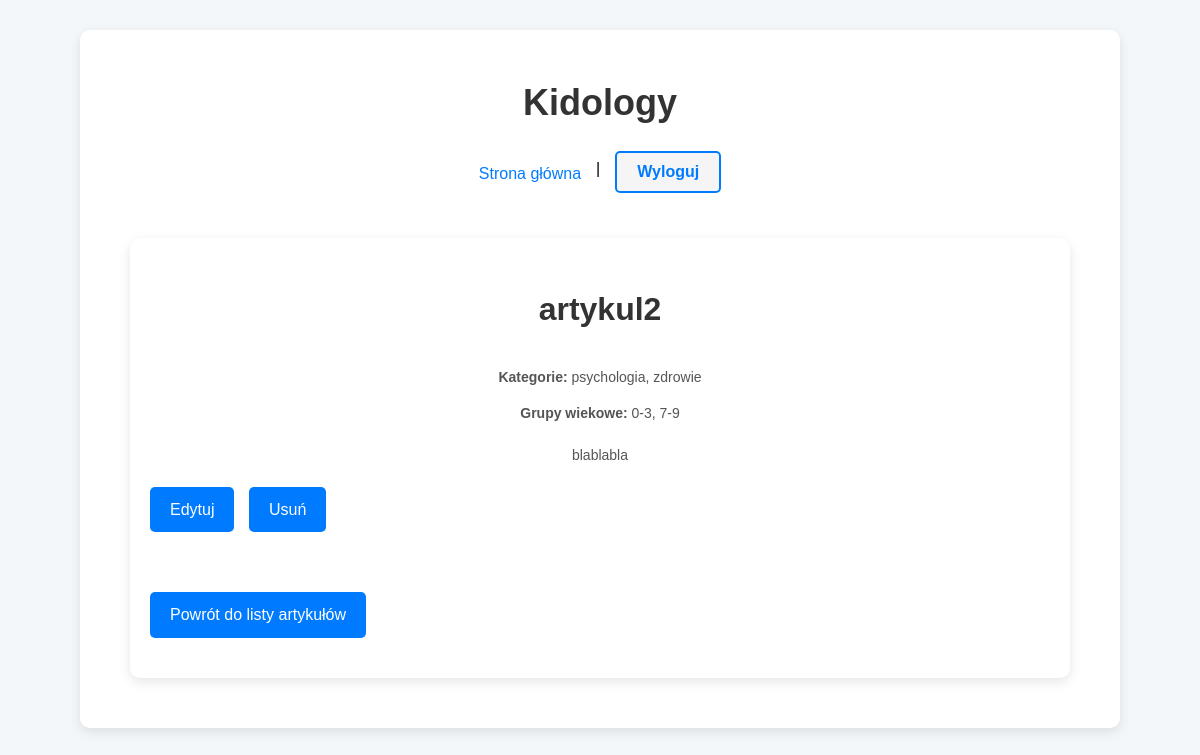
/article/2/ (signed in), run on the app's committed database.
### main/models.py (models this page shows, shortened)
class Article(models.Model):
    title = models.CharField(max_length=200)
    content = models.TextField()
    categories = models.ManyToManyField(Category)
    age_groups = models.ManyToManyField(AgeGroup)
    created_at = models.DateTimeField(auto_now_add=True)
    updated_at = models.DateTimeField(auto_now=True)

class Category(models.Model):
    name = models.CharField(max_length=100)

class AgeGroup(models.Model):
    name = models.CharField(max_length=50)

### main/views.py (the view)
# urls.py: path('article/<int:pk>/', views.ArticleDetailView.as_view(), name='article_detail'),
class ArticleDetailView(LoginRequiredMixin, DetailView):
    model = Article
    template_name = 'kidology/article_detail.html'

### main/templates/kidology/article_detail.html (shortened to what this page needs)
{% extends 'kidology/base.html' %}
{% block content %}
<div class="container">
    <h2>{{ article.title }}</h2>
    <div class="article-meta" style="margin: 20px 0;">
        <p>
            <strong>Kategorie:</strong>
            {% for category in article.categories.all %}
                {{ category.name }}{% if not forloop.last %}, {% endif %}
            {% endfor %}
        </p>
        <p>
            <strong>Grupy wiekowe:</strong>
            {% for age_group in article.age_groups.all %}
                {{ age_group.name }}{% if not forloop.last %}, {% endif %}
            {% endfor %}
        </p>
    </div>
    <div class="article-content" style="margin: 20px 0; line-height: 1.6;">
        {{ article.content|linebreaks }}
    </div>
    {% if user.is_staff or user.is_superuser %}
        <div class="action-links" style="margin: 20px 0;">
            <a href="{% url 'article_update' article.pk %}" class="btn">Edytuj</a>
            <a href="{% url 'article_delete' article.pk %}" class="btn" style="margin-left: 10px;">Usuń</a>
        </div>
    {% endif %}
    <a href="{% url 'article_list' %}" class="btn" style="margin-top: 20px;">Powrót do listy artykułów</a>
</div>
{% endblock %}

### main/templates/kidology/base.html (style rules this page uses)
body { font-family: Arial, sans-serif; background-color: #f4f7fa; line-height: 1.6; margin: 0; padding: 20px; }
.container { max-width: 800px; margin: 0 auto; padding: 30px; background-color: #fff; border-radius: 8px; box-shadow: 0 4px 12px rgba(0, 0, 0, 0.1); }
p { text-align: center; font-size: 14px; color: #555; }

### main/templates/kidology/article_detail.html (style rules this page uses)
body { font-family: 'Arial', sans-serif; background-color: #f4f7fa; margin: 0; padding: 0; }
.container { width: 90%; max-width: 1000px; margin: 30px auto; padding: 20px; background-color: #fff; border-radius: 10px; box-shadow: 0 4px 12px rgba(0, 0, 0, 0.1); }
h2 { font-size: 32px; color: #333; text-align: center; margin-bottom: 30px; }
.btn { background-color: #007bff; color: #fff; padding: 10px 20px; text-decoration: none; border-radius: 5px; font-size: 16px; transition: background-color 0.3s; display: inline-block; margin-bottom: 20px; }

### data on the page
Article: title "artykul2", content "blablabla"
Category: name "psychologia"
Category: name "zdrowie"
AgeGroup: name "0-3"
AgeGroup: name "7-9"
